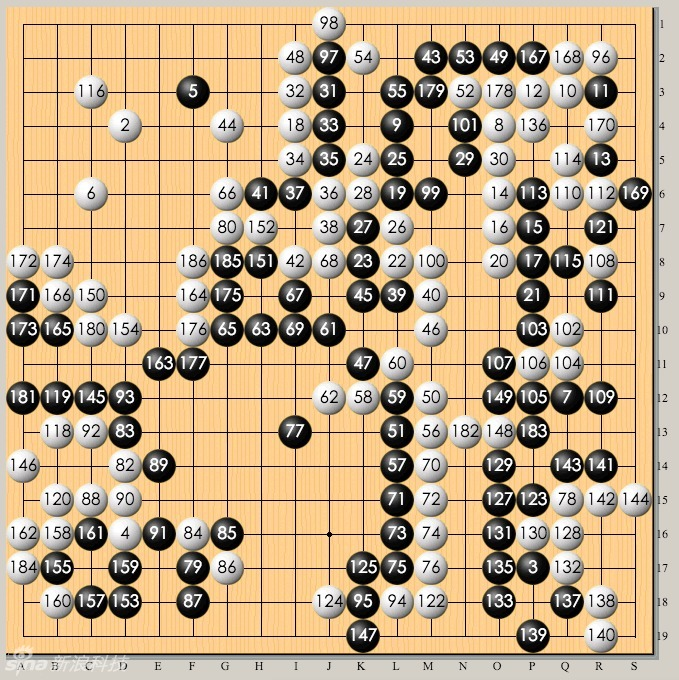
#> input picture test1.jpg, 679 x 680 px, found by its file name
$ python scrpts.py   (older library calls are emulated)
#> lines starting #> are read from the running program, lines starting #| are printed output that depends on the picture; after the words box and inside, x2 and y2 are one past the last pixel; in counts of white or black regions, pixels touching at a corner belong together
# -*- coding: utf-8 -*-

import numpy as np
import cv2
import os, struct
from matplotlib import pyplot as plt
from array import array as pyarray

# [68 lines left out: functions imgChop, warp, quadrantCount, not called in this run]


def halfChordLength(rho, theta):
    return rho*np.sin(theta*0.5)

def DominantThetaEstimation(rhos, thetas, accuracy=np.pi/180, limit=45):
    n=int(np.floor(np.pi/2/accuracy))
    #print n
    d=np.full(n,np.inf,np.float64)
    for i in range(limit)+range(n-limit,n):
        phi=thetas-i*accuracy
        t=np.array([np.sin(phi), np.cos(phi)])
        m=np.min(np.absolute(t),axis=0)
        m=np.arcsin(m)
        #penalty=np.cos(np.min((thetas,np.absolute(45-thetas))))
        #m=m/penalty
        d[i]=np.sum(m)


    #print d
    return np.deg2rad((d.argmin(),d.argmin()+90))

# [96 lines left out: functions majorityVote, DominantRhoEstimation, sequenceSum, not called in this run]


def hough(fig,rho_accruracy=1, theta_accuracy=np.pi/180, rho_lower_bound=0.3):

    lines = cv2.HoughLines(fig,rho_accruracy,theta_accuracy,int(np.round(fig.shape[0]*rho_lower_bound)))
    lines=np.float64(lines)
    ix=np.where(lines[:,:,0]<0)
    lines[:,:,1][ix[0]]=lines[:,:,1][ix[0]] + np.pi
    lines[:,:,0][ix[0]]=lines[:,:,0][ix[0]] * (-1)
    return lines

# [216 lines left out: functions myhough, calIntersection, plotPredictPoint, plotbox, sigmoid, adaptiveThresh and 2 more, not called in this run]


folder="C:\\Users\\eziyguo\\Documents\\GitHub\\Go\\"
filename="test1.jpg"

fig1=cv2.imread(folder+filename)
#> fig1 is the input picture: shape (680, 679, 3); mean B, G, R 135.9, 170.7, 195.9

g_fig1=cv2.cvtColor(fig1,cv2.COLOR_BGR2GRAY)
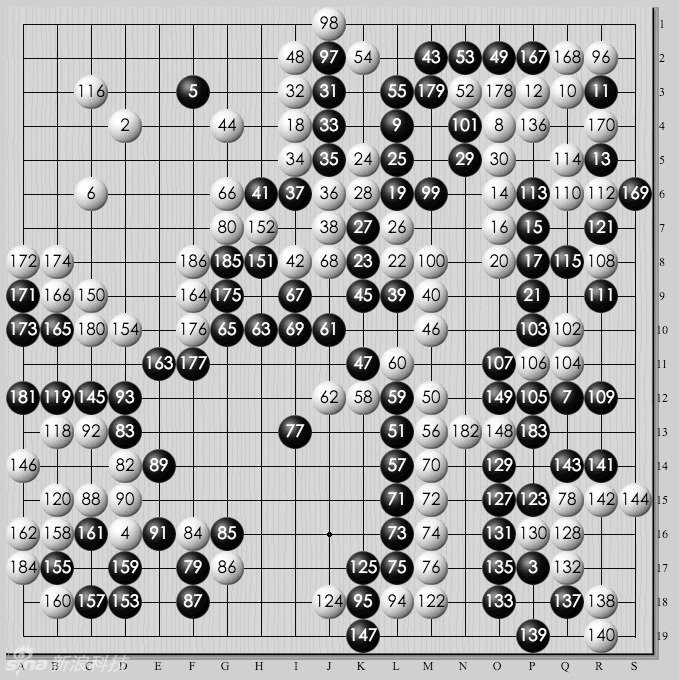
#> g_fig1: shape (680, 679); min 0, max 255, mean 174.3

#ret,bina=cv2.threshold(imgChop(g_fig1,(15,15),(100,100)),127,255,cv2.THRESH_BINARY)
#binv=(bina+1)*255 ##unit8

ret,fa=cv2.threshold(g_fig1,127,255,cv2.THRESH_BINARY)
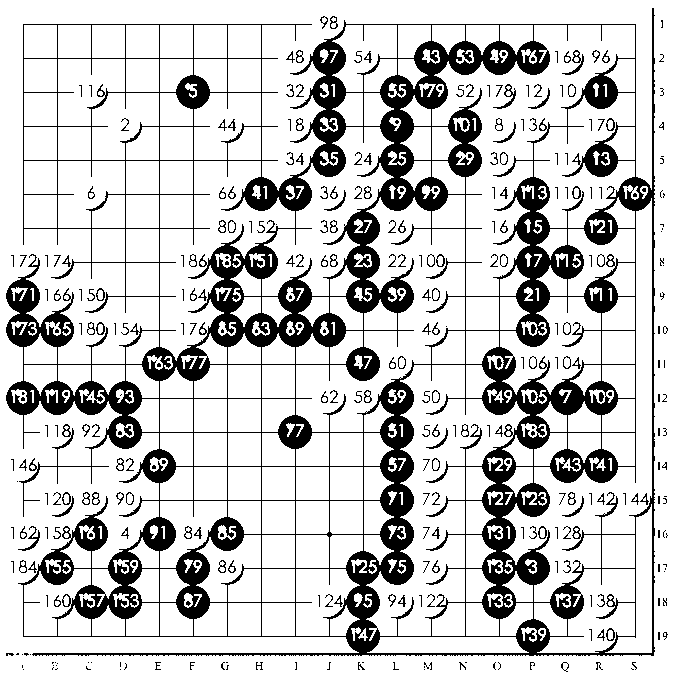
#> fa: shape (680, 679); 79.3% white; 341 black regions (188 under 20 px), largest, box (x1, y1, x2, y2) and area: (6, 8, 655, 656) 87724, (562, 50, 584, 75) 131, (493, 84, 516, 109) 131
fv=(fa+1)*255

#edges = cv2.Canny(fv,fv.shape[0]*0.5,fv.shape[0])
edges = cv2.Laplacian(fa,cv2.CV_8U)
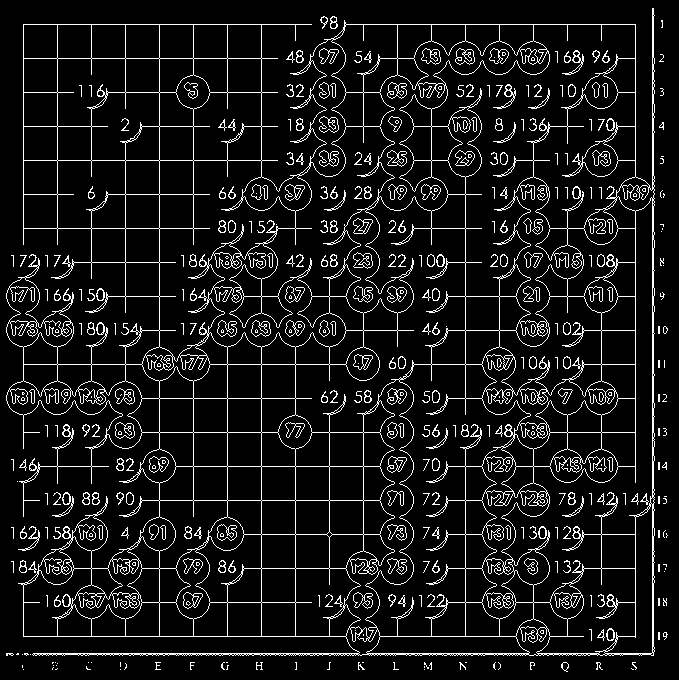
#> edges: shape (680, 679); 9.2% white in thin lines or dots
f=hough(edges)
#> in hough, `lines = cv2.HoughLines(fig,rho_accruracy,theta_accuracy,int(np.round(f..`: lines = 40 rows, first 8: [652, 0], [653, 1.57], [24, 1.57], [635, 0], [636, 1.57], [159, 0], [261, 0], [465, 0]
#> in hough, `ix=np.where(lines[:,:,0]<0)`: ix = (empty array, empty array)
#> f has the same summary as lines in hough

dthetas=DominantThetaEstimation(f[:,:,0],f[:,:,1])
#> (the run stopped early here; a loop or call above may not have finished)

$ run again, with test2.jpg copied over test1.jpg
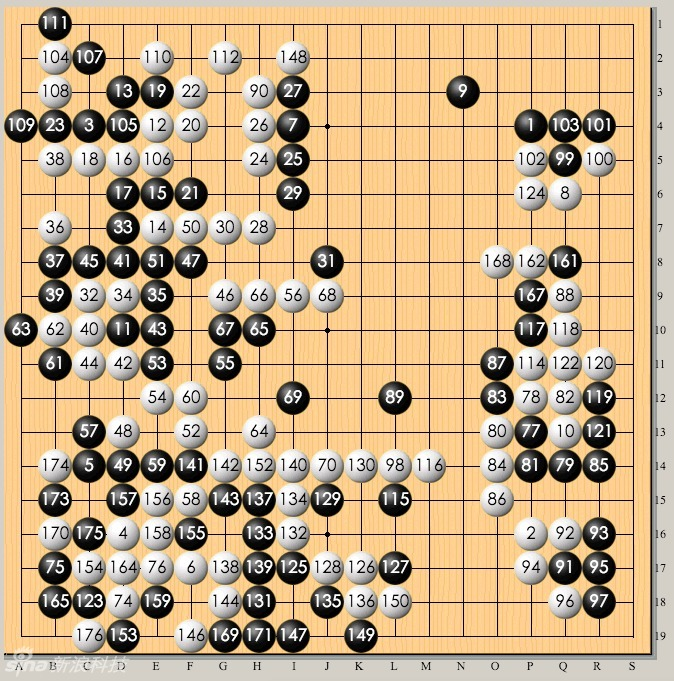
#> input picture test2.jpg, 674 x 681 px, found by its file name
#> fig1 is the input picture: shape (681, 674, 3); mean B, G, R 136.2, 172.4, 198.9
#> `ret,fa=cv2.threshold(g_fig1,127,255,cv2.THRESH_BINARY)`:
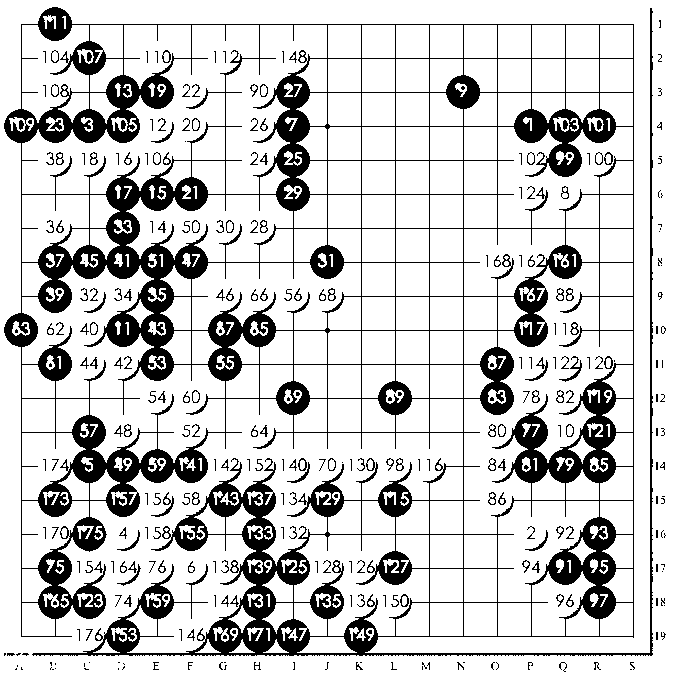
#> fa: shape (681, 674); 80.4% white; 317 black regions (173 under 20 px), largest, box (x1, y1, x2, y2) and area: (4, 7, 653, 656) 82610, (559, 356, 582, 382) 124, (151, 492, 174, 517) 119
#> `edges = cv2.Laplacian(fa,cv2.CV_8U)`:
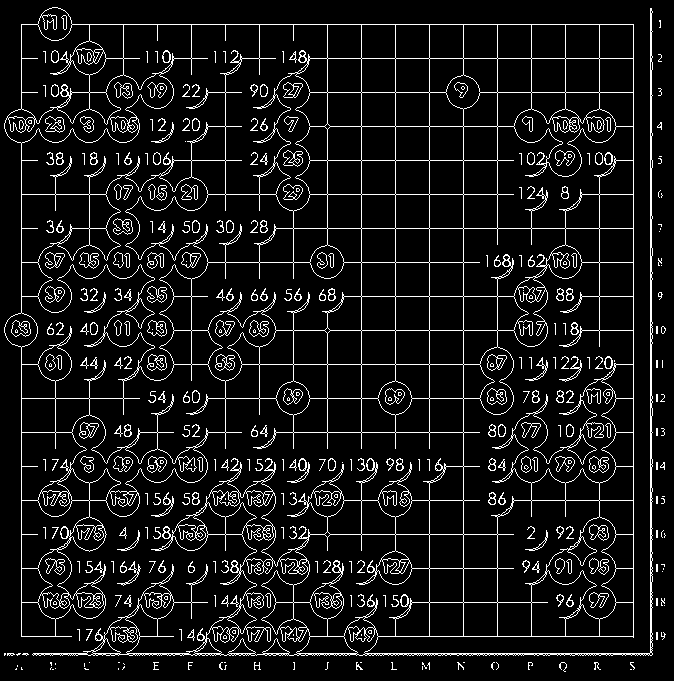
#> edges: shape (681, 674); 8.9% white in thin lines or dots
#> lines = 36 rows, first 8: [650, 0], [633, 0], [24, 1.57], [429, 0], [653, 1.57], [463, 0], [21, 0], [361, 0]
#> ix = (empty array, empty array)
#> f has the same summary as lines in hough

$ run again, with test3.jpg copied over test1.jpg
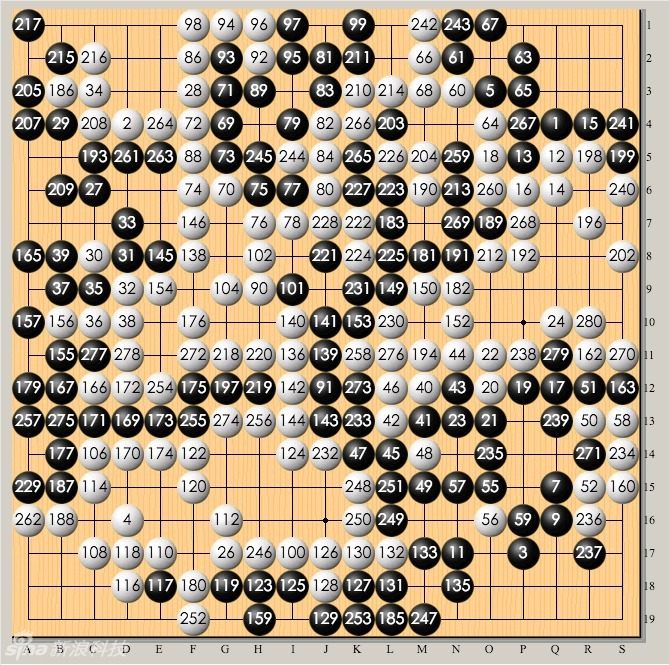
#> input picture test3.jpg, 669 x 665 px, found by its file name
#> fig1 is the input picture: shape (665, 669, 3); mean B, G, R 136, 163.1, 182.4
#> `ret,fa=cv2.threshold(g_fig1,127,255,cv2.THRESH_BINARY)`:
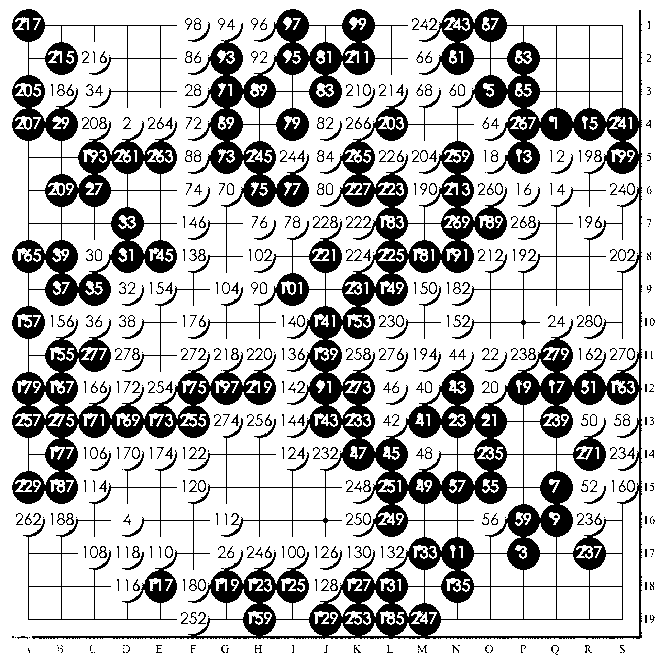
#> fa: shape (665, 669); 74.5% white; 552 black regions (247 under 20 px), largest, box (x1, y1, x2, y2) and area: (23, 9, 642, 639) 63517, (12, 9, 276, 504) 25181, (122, 9, 408, 372) 12242
#> `edges = cv2.Laplacian(fa,cv2.CV_8U)`:
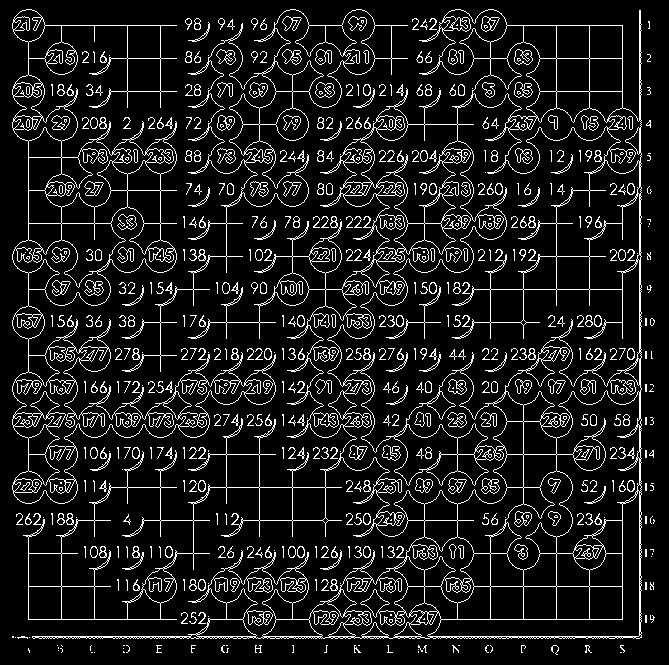
#> edges: shape (665, 669); 10.8% white in thin lines or dots
#> lines = 37 rows, first 8: [636, 1.57], [639, 0], [619, 1.57], [25, 1.57], [28, 0], [160, 0], [622, 0], [520, 1.57]
#> ix = (empty array, empty array)
#> f has the same summary as lines in hough
